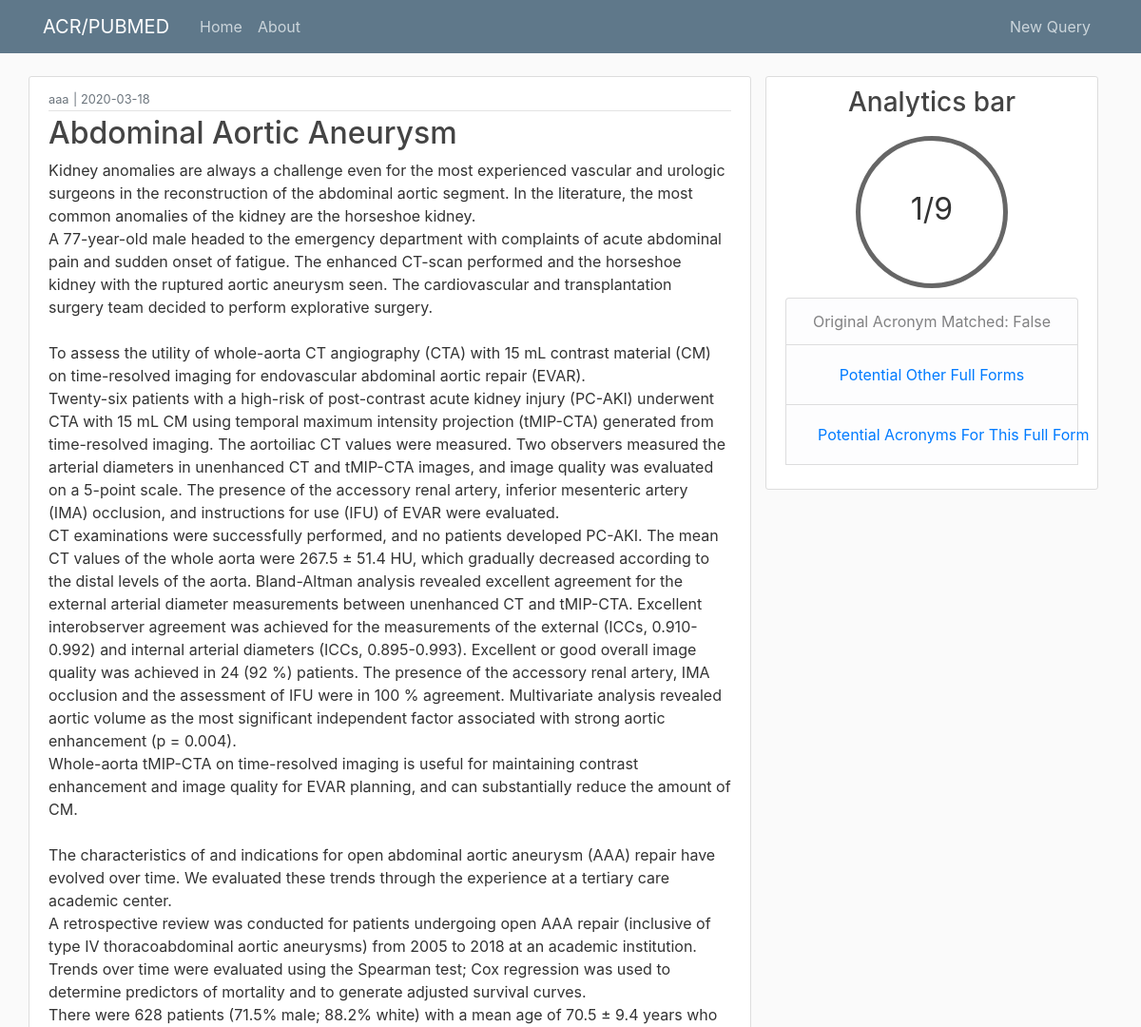
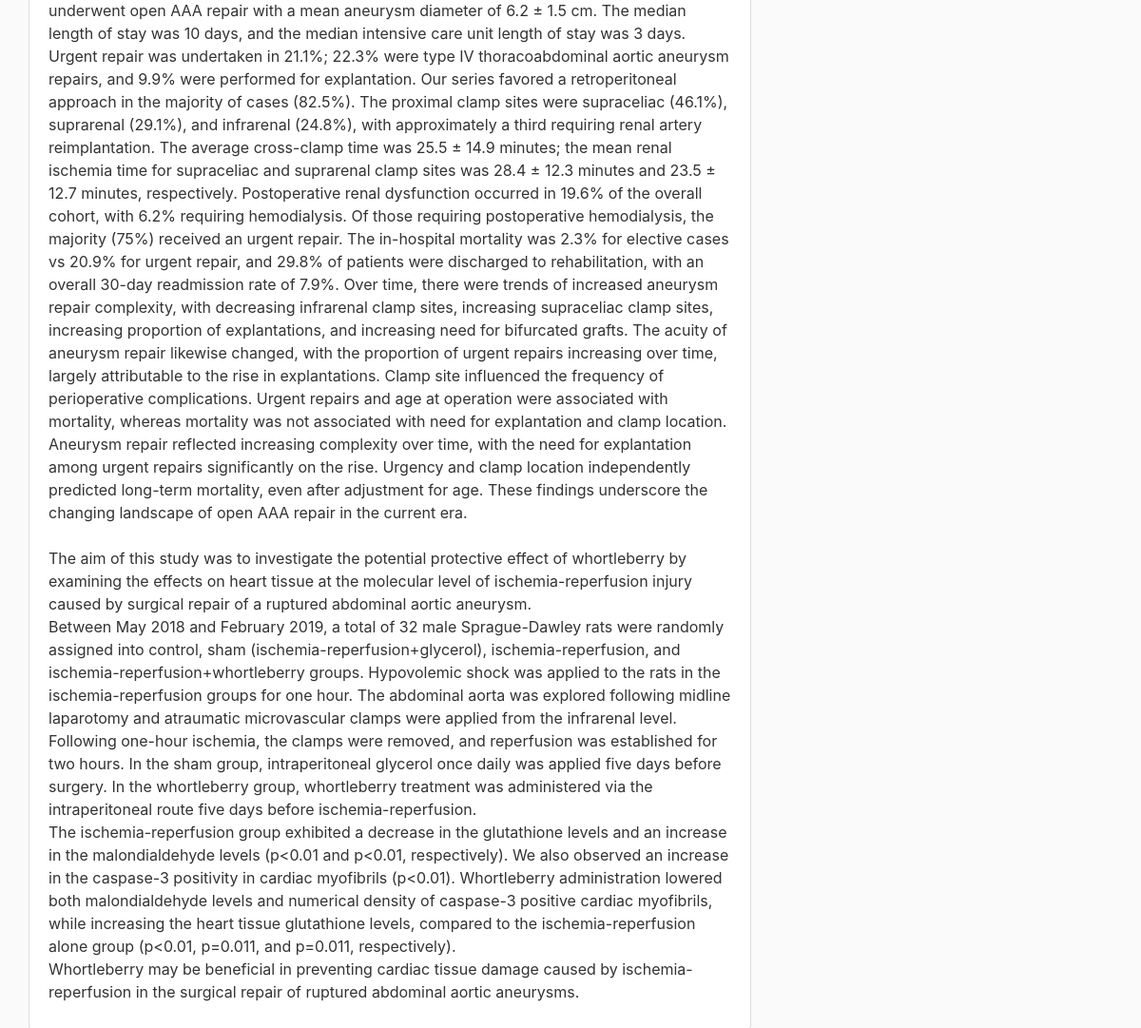
Before: /queryt/13 with the older database file (2 pictures, top to bottom).
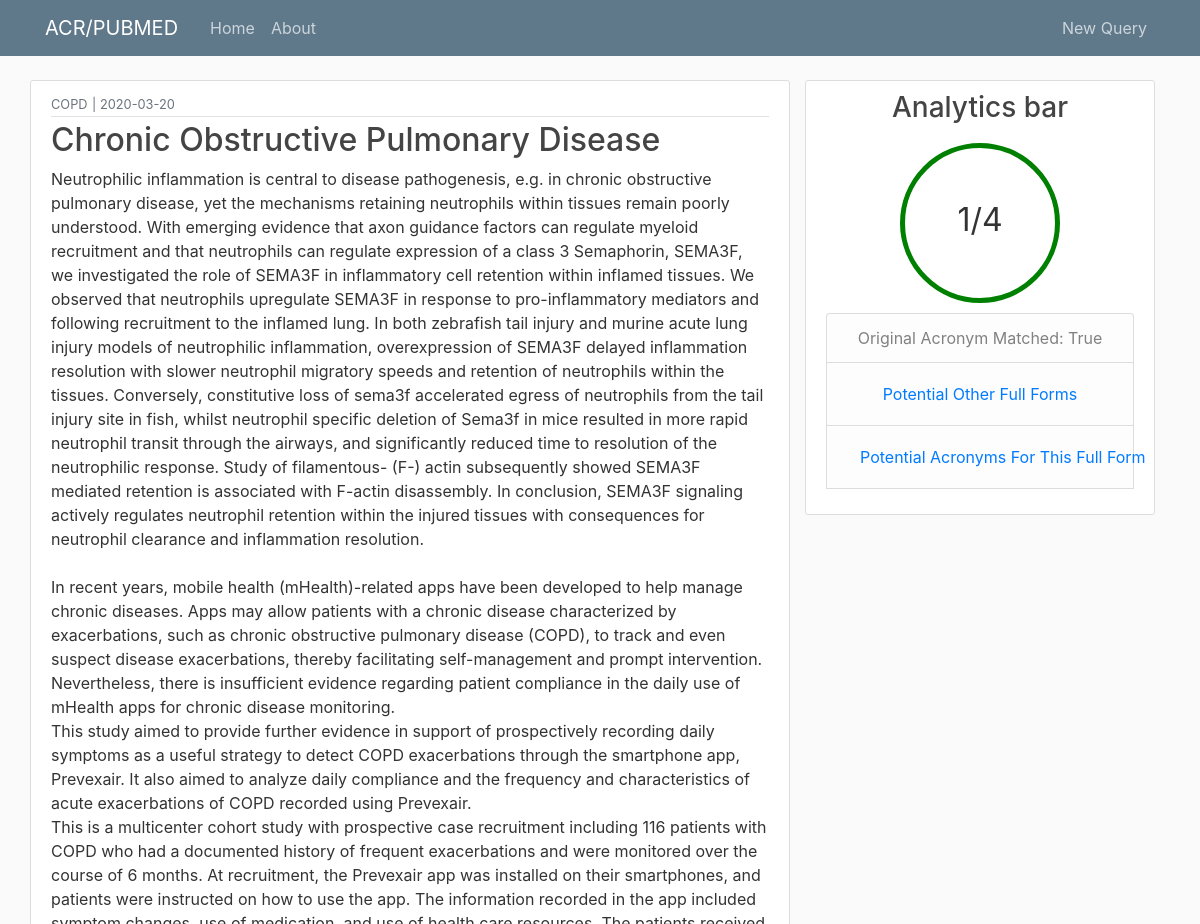
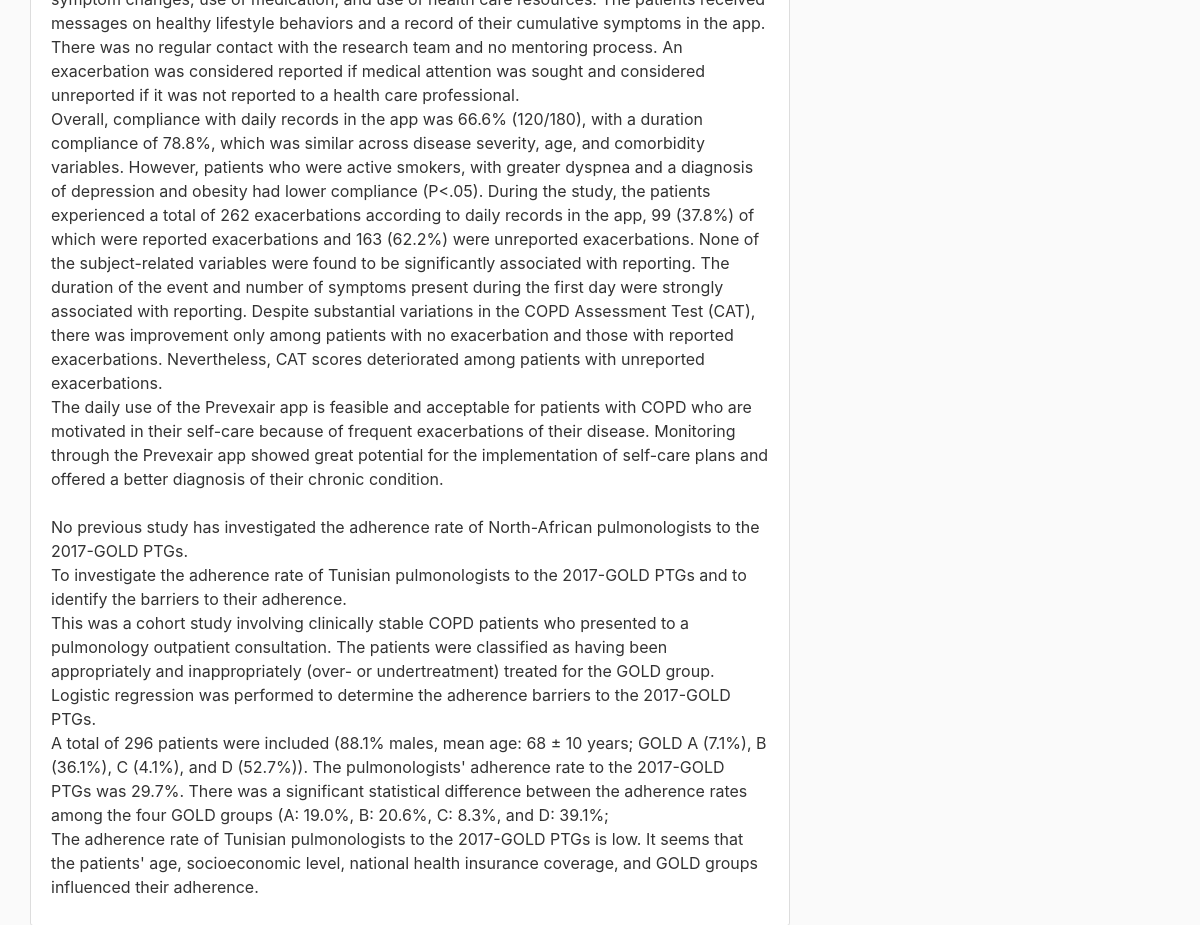
After: the same page with the newer database file (2 pictures, top to bottom).
### flaskblog/models.py (models this page shows, shortened)
class QueryT(db.Model):
    id = db.Column(db.Integer, primary_key=True)
    term = db.Column(db.String(100), nullable=False)
    origterm = db.Column(db.String(100), nullable=False)
    date_posted = db.Column(db.DateTime, nullable=False, default=datetime.utcnow)
    content = db.Column(db.Text, nullable=False)
    percentmatch = db.Column(db.String(3), nullable=False)
    origtermpresent = db.Column(db.Boolean, nullable=False)
    acrmatches = db.Column(db.Text)
    lfmatches = db.Column(db.Text)

### flaskblog/queries/routes.py (the view)
@queries.route("/queryt/<int:queryt_id>")
def queryt(queryt_id):
    queryt = QueryT.query.get_or_404(queryt_id)
    lfmatches = None
    acrmatches = None
    if queryt.lfmatches:
        lfmatches = queryt.lfmatches.split(", ")
    if queryt.acrmatches:
        acrmatches = queryt.acrmatches.split(", ")
    return render_template('queryt.html', title=queryt.term, queryt=queryt, lfmatches=lfmatches, acrmatches=acrmatches)

### flaskblog/templates/queryt.html (shortened to what this page needs)
{% extends "layout.html" %}
{% block content %}
    <main role="main" class="container">
      <div class="row">
      <article class="media content-section col-md-8">
        <div class="media-body">
          <div class="article-metadata">
              <small class="text-muted">{{ queryt.origterm }}</small>
              <small class="text-muted"> | </small>
              <small class="text-muted">{{ queryt.date_posted.strftime('%Y-%m-%d') }}</small>
          </div>
          <h2 class="article-title">{{ queryt.term }}</h2>
          <p class="article-content">{{ queryt.content }}</p>
        </div>
      </article>
        <div class="col-md-4">
            <div class="content-section">
            <h3 class="text-center">Analytics bar</h3>
            <div class="row d-flex justify-content-center">
              {% if queryt.origtermpresent %}
                <div class="circleg "><p></p>{{  queryt.percentmatch }}</div>
              {% else %}
                <div class="circle"><p></p>{{  queryt.percentmatch }}</div>
              {% endif %}
            </div>
              <ul class="list-group text-center">
                  <li class="list-group-item list-group-item-light">Original Acronym Matched:
                    {% if queryt.origtermpresent %}
                        {{ queryt.origtermpresent }}
                    {% else %}
                        {{ queryt.origtermpresent }}
                    {% endif %}
                  </li>
                  <li class="list-group-item list-group-item-light">
                      <button class = "btn btn-link collapsed text-left" type = "button" data-toggle="collapse" data-target="#collapseOne" aria-expanded="true" aria-controls="collapseOne">
                          Potential Other Full Forms
                      </button>
                  </li>
                  <li class="list-group-item list-group-item-light">
                      <button class = "btn btn-link collapsed text-left" type = "button" data-toggle="collapse" data-target="#collapseTwo" aria-expanded="true" aria-controls="collapseTwo">
                          Potential Acronyms For This Full Form
                      </button>
                  </li>
              </ul>
          </div>
        </div>
      </div>
    </main>
{% endblock content %}

### flaskblog/templates/layout.html (shortened to what this page needs)
<!DOCTYPE html>
<html>
<head>
    <link rel="stylesheet" href="https://maxcdn.bootstrapcdn.com/bootstrap/4.0.0/css/bootstrap.min.css">
    <link rel="stylesheet" type="text/css" href="{{ url_for('static', filename='main.css') }}">
</head>
<body>
    <header class="site-header">
      <nav class="navbar navbar-expand-md navbar-dark bg-steel fixed-top">
        <div class="container">
          <a class="navbar-brand mr-4" href="/">ACR/PUBMED</a>
          <div class="collapse navbar-collapse" id="navbarToggle">
            <div class="navbar-nav mr-auto">
              <a class="nav-item nav-link" href="{{ url_for('main.home') }}">Home</a>
              <a class="nav-item nav-link" href="{{ url_for('main.about') }}">About</a>
            </div>
            <div class="navbar-nav">
                <a class="nav-item nav-link" href="{{ url_for('queries.new_queryt') }}">New Query</a>
            </div>
          </div>
        </div>
      </nav>
    </header>
{% block content %}
{% endblock %}
</body>
</html>

### flaskblog/static/main.css (style rules this page uses)
body { background: #fafafa; color: #333333; margin-top: 5rem; }
h1, h2, h3, h4, h5, h6 { color: #444444; }
.bg-steel { background-color: #5f788a; }
.site-header .navbar-nav .nav-link { color: #cbd5db; }
.content-section { vertical-align: central; background: #ffffff; padding: 10px 20px; border: 1px solid #dddddd; border-radius: 3px; margin-bottom: 20px; }
.circleg { width: 5em; height: 5em; line-height: 3.5em; border-radius: 50%; text-align: center; font-size: 32px; border: 5px solid green; margin: 10px; }
.article-title { color: #444444; }
.article-content { white-space: pre-line; }
.article-metadata { padding-bottom: 1px; margin-bottom: 4px; border-bottom: 1px solid #e3e3e3; }

Changed rows visible on the page:
changed QueryT: origterm "aaa" → "COPD"; date_posted "2020-03-18" → "2020-03-20"; term "Abdominal Aortic Aneurysm" → "Chronic Obstructive Pulmonary Disease"; content "Kidney anomalies are always a challenge even for the most experienced vascular and urologic surgeons in the reconstruction of the abdominal aortic segment. In the literature, the most common anomalies of the kidney are the horseshoe kidney. A 77-year-old male headed to the emergency department with complaints of acute abdominal pain and sudden onset of fatigue. The enhanced CT-scan performed and the horseshoe kidney with the ruptured aortic aneurysm seen. The cardiovascular and transplantation surgery team decided to perform explorative surgery. To assess the utility of whole-aorta CT angiography (CTA) with 15 mL contrast material (CM) on time-resolved imaging for endovascular abdominal…" → "Neutrophilic inflammation is central to disease pathogenesis, e.g. in chronic obstructive pulmonary disease, yet the mechanisms retaining neutrophils within tissues remain poorly understood. With emerging evidence that axon guidance factors can regulate myeloid recruitment and that neutrophils can regulate expression of a class 3 Semaphorin, SEMA3F, we investigated the role of SEMA3F in inflammatory cell retention within inflamed tissues. We observed that neutrophils upregulate SEMA3F in response to pro-inflammatory mediators and following recruitment to the inflamed lung. In both zebrafish tail injury and murine acute lung injury models of neutrophilic inflammation, overexpression of…"; percentmatch "1/9" → "1/4"; origtermpresent "False" → "True"
